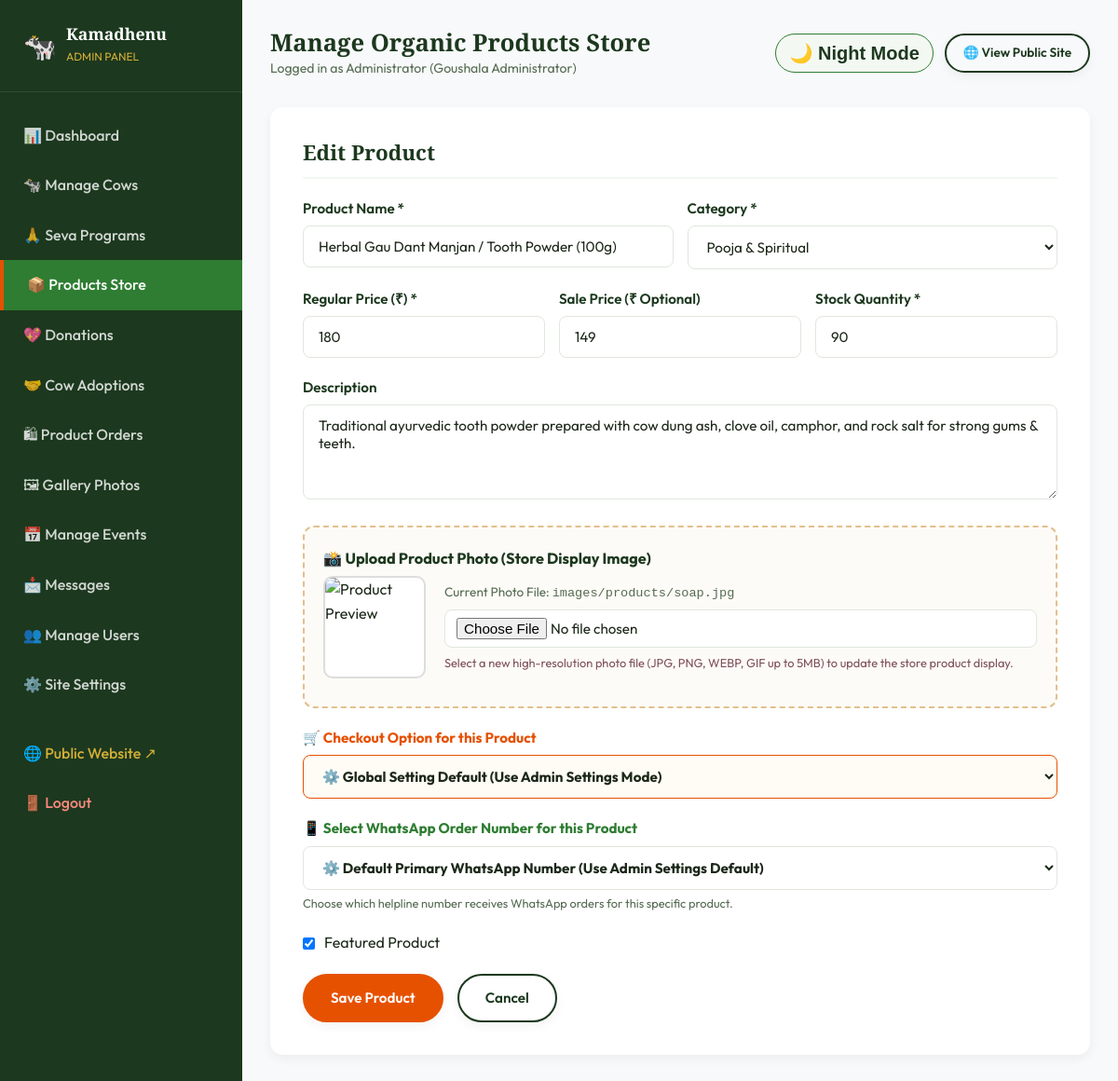
The app's page /admin/products.php?action=edit&id=8 (signed in) with its own data.
### tables this page shows
CREATE TABLE IF NOT EXISTS `products` (
  `id` INT AUTO_INCREMENT PRIMARY KEY,
  `category_id` INT NOT NULL,
  `name` VARCHAR(150) NOT NULL,
  `slug` VARCHAR(150) NOT NULL UNIQUE,
  `description` TEXT NOT NULL,
  `price` DECIMAL(10,2) NOT NULL,
  `sale_price` DECIMAL(10,2) DEFAULT NULL,
  `stock_quantity` INT NOT NULL DEFAULT 50,
  `image` VARCHAR(255) DEFAULT 'images/products/product-default.jpg',
  `is_featured` TINYINT(1) DEFAULT 1,
  `created_at` TIMESTAMP DEFAULT CURRENT_TIMESTAMP,
  `updated_at` TIMESTAMP DEFAULT CURRENT_TIMESTAMP ON UPDATE CURRENT_TIMESTAMP,
  FOREIGN KEY (`category_id`) REFERENCES `product_categories` (`id`) ON DELETE CASCADE
);

CREATE TABLE IF NOT EXISTS `product_categories` (
  `id` INT AUTO_INCREMENT PRIMARY KEY,
  `name` VARCHAR(100) NOT NULL UNIQUE,
  `slug` VARCHAR(100) NOT NULL UNIQUE,
  `description` TEXT DEFAULT NULL,
  `created_at` TIMESTAMP DEFAULT CURRENT_TIMESTAMP
);

### admin/products.php (the view, shortened to what this page needs)
<?php
require_once __DIR__ . '/header_sidebar.php';
$action = $_GET['action'] ?? 'list';
$editId = (int)($_GET['id'] ?? 0);
$editProduct = null;
if ($action === 'edit' && $editId > 0) {
    $stmt = $pdo->prepare("SELECT * FROM products WHERE id = ?");
    $stmt->execute([$editId]);
    $editProduct = $stmt->fetch();
}
$categories = $pdo->query("SELECT * FROM product_categories ORDER BY name ASC")->fetchAll();
?>
<?php if ($action === 'add' || $action === 'edit'): ?>
  <div style="background:white; padding:35px; border-radius:var(--radius-md); box-shadow:var(--shadow-sm); width:100%; margin-bottom:30px;">
    <h3 style="margin-bottom:20px; font-size:1.4rem; color:var(--primary-dark); border-bottom:2px solid var(--bg-light-green); padding-bottom:12px;"><?= $action === 'edit' ? 'Edit Product' : 'Add New Product' ?></h3>
    <form method="POST" action="products.php?action=<?= $action ?>&id=<?= $editId ?>" enctype="multipart/form-data">
      <div class="form-row">
        <div class="form-group">
          <label class="form-label">Product Name *</label>
          <input type="text" name="name" class="form-control" value="<?= htmlspecialchars($editProduct['name'] ?? '') ?>" required>
        </div>
        <div class="form-group">
          <label class="form-label">Category *</label>
          <select name="category_id" class="form-control" required>
            <?php foreach ($categories as $cat): ?>
              <option value="<?= $cat['id'] ?>" <?= ($editProduct['category_id'] ?? 0) === $cat['id'] ? 'selected' : '' ?>><?= htmlspecialchars($cat['name']) ?></option>
            <?php endforeach; ?>
          </select>
        </div>
      </div>
      <div class="form-row">
        <div class="form-group">
          <label class="form-label">Regular Price (₹) *</label>
          <input type="number" step="0.01" name="price" class="form-control" value="<?= (float)($editProduct['price'] ?? 199.00) ?>" required>
        </div>
        <div class="form-group">
          <label class="form-label">Sale Price (₹ Optional)</label>
          <input type="number" step="0.01" name="sale_price" class="form-control" value="<?= (float)($editProduct['sale_price'] ?? '') ?>">
        </div>
        <div class="form-group">
          <label class="form-label">Stock Quantity *</label>
          <input type="number" name="stock_quantity" class="form-control" value="<?= (int)($editProduct['stock_quantity'] ?? 50) ?>" required>
        </div>
      </div>
      <div class="form-group">
        <label class="form-label">Description</label>
        <textarea name="description" class="form-control" rows="4" required><?= htmlspecialchars($editProduct['description'] ?? '') ?></textarea>
      </div>
      <div class="form-group" style="background:#fdfbf7; border:2px dashed #e2c08d; padding:20px; border-radius:12px; margin-bottom:20px;">
        <label class="form-label" style="font-weight:bold; font-size:1.02rem; color:var(--primary-dark); display:flex; align-items:center; gap:8px;">
          📸 Upload Product Photo (Store Display Image)
        </label>
        <?php $currentImg = !empty($editProduct['image']) ? $editProduct['image'] : 'images/products/product-default.jpg'; ?>
        <div style="display:flex; gap:20px; align-items:center; margin-bottom:10px; flex-wrap:wrap;">
          <div style="width:110px; height:110px; border-radius:10px; overflow:hidden; border:2px solid #ddd; background:#fff; position:relative; flex-shrink:0;">
            <img id="prod-img-preview" src="<?= $baseUrl . htmlspecialchars($currentImg) ?>" alt="Product Preview" style="width:100%; height:100%; object-fit:cover;" onerror="this.src='https://images.unsplash.com/photo-1589927986089-35812388d1f4?auto=format&fit=crop&w=600&q=80'">
          </div>
          <div style="flex:1; min-width:240px;">
            <p style="margin:0 0 6px 0; font-size:0.85rem; color:var(--text-muted);">Current Photo File: <code><?= htmlspecialchars($currentImg) ?></code></p>
            <input type="file" name="image" id="product-photo-input" class="form-control" accept="image/*" onchange="previewProductPhoto(this)" style="padding:8px 12px; background:white;">
            <small style="color:#7D4F5A; display:block; margin-top:6px; font-size:0.8rem;">Select a new high-resolution photo file (JPG, PNG, WEBP, GIF up to 5MB) to update the store product display.</small>
          </div>
        </div>
      </div>
      <div class="form-group">
        <label class="form-label" style="font-weight:bold; color:var(--accent-orange);">🛒 Checkout Option for this Product</label>
        <select name="checkout_mode" class="form-control" style="font-weight:bold; background:#fffcf6; border:1.5px solid var(--accent-orange);">
          <option value="default" <?= ($editProduct['checkout_mode'] ?? 'default') === 'default' ? 'selected' : '' ?>>⚙️ Global Setting Default (Use Admin Settings Mode)</option>
        </select>
      </div>
      <div class="form-group">
        <label class="form-label" style="font-weight:bold; color:#2E7D32;">📱 Select WhatsApp Order Number for this Product</label>
        <select name="whatsapp_number" class="form-control" style="font-weight:bold;">
          <option value="">⚙️ Default Primary WhatsApp Number (Use Admin Settings Default)</option>
        </select>
        <small style="color:var(--text-muted); font-size:0.8rem; display:block; margin-top:4px;">Choose which helpline number receives WhatsApp orders for this specific product.</small>
      </div>
      <div class="form-group" style="display:flex; align-items:center; gap:10px;">
        <input type="checkbox" name="is_featured" value="1" id="pfeat" <?= !isset($editProduct) || $editProduct['is_featured'] ? 'checked' : '' ?>>
        <label for="pfeat">Featured Product</label>
      </div>
      <div style="display:flex; gap:15px;">
        <button type="submit" class="btn btn-primary">Save Product</button>
        <a href="products.php" class="btn btn-outline">Cancel</a>
      </div>
    </form>
  </div>
<?php endif; ?>
<?php require_once __DIR__ . '/footer.php'; ?>

### css/style.css (style rules this page uses)
:root { --primary-dark: #1C381E; --primary-green: #2E7D32; --accent-orange: #E65100; --accent-gold: #D4AF37; --bg-cream: #FFFFFF; --bg-light-green: #F4F8F3; --bg-white: #FFFFFF; --text-dark: #1C2819; --text-muted: #556B52; --border-light: #E0E7DE; --shadow-sm: 0 4px 12px rgba(0, 0, 0, 0.05); --shadow-md: 0 8px 24px rgba(0, 0, 0, 0.08); --shadow-lg: 0 16px 40px rgba(0, 0, 0, 0.12); --radius-sm: 8px; --radius-md: 14px; --radius-lg: 24px; --transition-fast: all 0.25s ease-in-out; --transition-normal: all 0.35s cubic-bezier(0.16, 1, 0.3, 1); --font-heading: 'Playfair Display', serif; --font-body: 'Outfit', sans-serif; }
*, *::before, *::after { box-sizing: border-box; margin: 0; padding: 0; }
html { scroll-behavior: smooth; font-size: 16px; }
body { font-family: var(--font-body); background-color: var(--bg-cream); color: var(--text-dark); line-height: 1.6; min-height: 100vh; display: flex; flex-direction: column; }
a { color: var(--primary-green); text-decoration: none; transition: var(--transition-fast); }
img { max-width: 100%; height: auto; display: block; }
h1, h2, h3, h4, h5, h6 { font-family: var(--font-heading); color: var(--primary-dark); line-height: 1.25; margin-bottom: 0.75rem; }
h3 { font-size: 1.65rem; font-weight: 600; }
.btn { display: inline-flex; align-items: center; justify-content: center; gap: 8px; padding: 12px 28px; font-family: var(--font-body); font-size: 0.95rem; font-weight: 600; border-radius: 50px; border: 2px solid transparent; cursor: pointer; transition: var(--transition-normal); text-align: center; box-shadow: var(--shadow-sm); }
.btn-primary { background-color: var(--accent-orange); color: var(--bg-white); border-color: var(--accent-orange); }
.btn-outline { background-color: transparent; color: var(--primary-dark); border-color: var(--primary-dark); }
.form-group { margin-bottom: 20px; }
.form-label { display: block; font-weight: 600; margin-bottom: 6px; color: var(--primary-dark); font-size: 0.95rem; }
.form-control { width: 100%; padding: 12px 16px; font-family: var(--font-body); font-size: 0.95rem; border: 1px solid var(--border-light); border-radius: var(--radius-sm); background-color: var(--bg-cream); color: var(--text-dark); transition: var(--transition-fast); }
.form-row { display: flex; gap: 15px; }
.form-row .form-group { flex: 1; }

### records on screen
products: name "Herbal Gau Dant Manjan / Tooth Powder (100g)", category_id "Pooja & Spiritual", price "180", sale_price "149", stock_quantity "90", description "Traditional ayurvedic tooth powder prepared with cow dung ash, clove oil, camphor, and rock salt for strong gums & teeth.", image "images/products/soap.jpg", is_featured "☑"

### other values on screen
$adminPageTitle "Manage Organic Products Store"
$_SESSION['user_name'] "Goushala Administrator"
